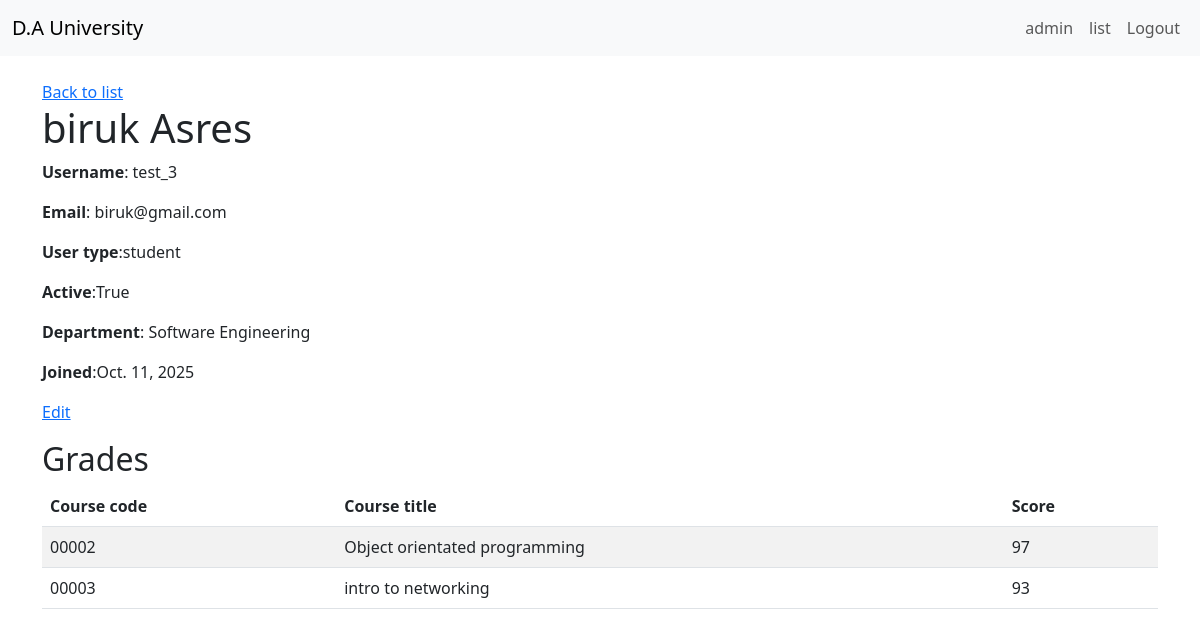
Page /students/6/ (signed in) on the committed database.
### accounts/models.py (models this page shows, shortened)
class Student_user(models.Model):
    user = models.OneToOneField(User, on_delete=models.CASCADE)
    department = models.CharField(max_length=100)
    date_joined = models.DateField(auto_now_add=True,)

class User(AbstractUser):
    USER_TYPES =(
        ('admin', 'Admin'),
        ('staff', 'Staff'),
        ('student', 'Student'),
    )
    user_type = models.CharField(max_length=50, choices=USER_TYPES)
    full_name = models.CharField(max_length=100, null=True)
    registration_Date = models.DateField(auto_now_add=True)

### Courses/models.py (models this page shows, shortened)
class Grade(models.Model):
    student = models.ForeignKey(Student_user, on_delete=models.CASCADE, related_name='grades')
    course = models.ForeignKey(Course, on_delete=models.CASCADE, related_name='grades')
    score = models.PositiveIntegerField()

class Course(models.Model):
    code = models.CharField(max_length=20, unique=True)
    title = models.CharField(max_length=100)
    course = models.CharField(max_length=50, unique=True)
    department = models.CharField(max_length=100, blank=True)
    instructor = models.ForeignKey(Staff_user, on_delete=models.SET_NULL, null=True, blank=True, related_name='courses')

### accounts/views.py (the view)
# urls.py: path('students/<int:user_id>/', student_detail_view, name='student-detail-page'),
def student_detail_view(request, user_id: int):
    if not request.user.is_authenticated:
        return redirect("login")
    if request.user.user_type not in ("admin", "staff"):
        messages.error(request, "You are not authorized to view this page.")
        return redirect("home")
    student = get_object_or_404(
        Student_user.objects.select_related("user"),
        user_id=user_id,
    )
    grades = (
        Grade.objects
        .select_related("course", "student__user")
        .filter(student=student)
        .order_by("course_id")
    )
    context = {
        "student": student,
        "grades": grades,
    }
    return render(request, "accounts/student_detail.html", context)

### accounts/Templates/accounts/student_detail.html
{% extends "accounts/base.html" %}
{% block content %}
<a href="{% url 'students-list-page' %}">Back to list</a>
<h1>{{ student.user.full_name }}</h1>
    <p><strong>Username</strong>: {{ student.user.username }}</p>
    <p><strong>Email</strong>: {{ student.user.email }}</p>
    <p><strong>User type</strong>:{{ student.user.user_type }}</p>
    <p><strong>Active</strong>:{{ student.user.is_active }}</p>
    <p><strong>Department</strong>: {{ student.department }}</p>
    <p><strong>Joined</strong>:{{ student.date_joined }}</p>
<p><a href="{% url 'student-edit-page' user_id=student.user_id %}">Edit</a></p>
<h2>Grades</h2>
{% if grades %}
  <table class="table table-striped">
    <thead>
      <tr>
        <th>Course code</th>
        <th>Course title</th>
        <th>Score</th>
      </tr>
    </thead>
    <tbody>
      {% for g in grades %}
        <tr>
            <td>{{ g.course.code }}</td>
            <td>{{ g.course.title }}</td>
            <td>{{ g.score }}</td>
        </tr>
      {% endfor %}
    </tbody>
  </table>
{% else %}
  <p>No grades yet.</p>
{% endif %}
{% endblock %}

### accounts/Templates/accounts/base.html (style rules this page uses)
body { background-color: #a7a7a7; }

### rows in the picture
Student_user: user.full_name "biruk Asres", user.username "test_3", user.email "biruk@gmail.com", user.user_type "student", user.is_active "True", department "Software Engineering", date_joined "Oct. 11, 2025"
Grade: course.code "00002", course "Object orientated programming", score "97"
Grade: course.code "00003", course "intro to networking", score "93"
